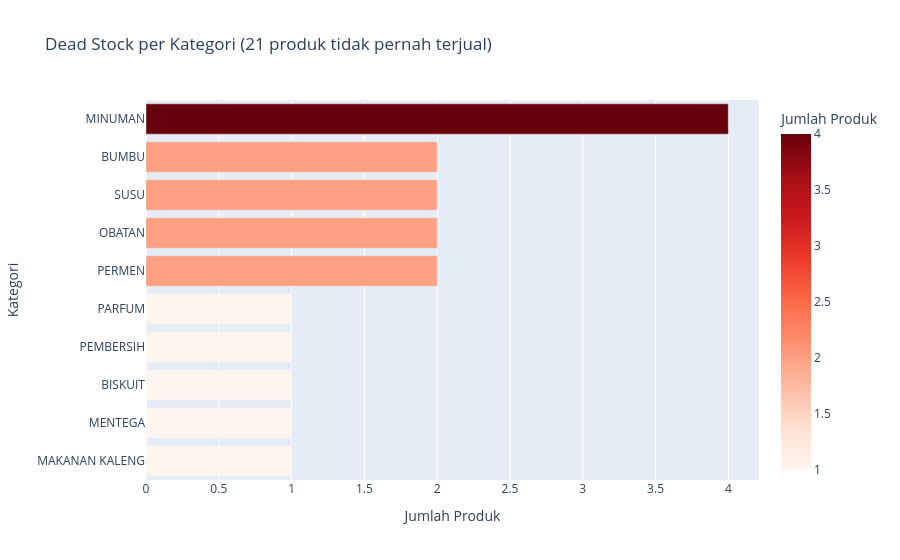

The code cell stored with this chart in its notebook:
### Markdown cell above
---
## 5. BQ #4: Produk Mana yang Memiliki Stok Kritis?

Menggunakan fitur `low_stock_flag` yang dibuat di feature engineering. Flag = True jika `total_stock < stok_min` (threshold dinamis per produk dari data).

### Code cell
low_stock = products[products['low_stock_flag'] == True].copy()

print(f'Total produk stok kritis: {len(low_stock):,} dari {len(products):,} ({len(low_stock)/len(products)*100:.1f}%)')
print()

# Top 10 produk kritis + fast moving (paling urgent)
critical = low_stock[low_stock['fast_moving_flag'] == True]
if 'urgency_restock' in critical.columns:
    critical = critical.sort_values('urgency_restock', ascending=False)
else:
    critical = critical.sort_values('total_sales', ascending=False)

print('Top 10 produk KRITIS (stok habis + fast moving):')
print(critical[['nama','kategori','total_stock','stok_min','total_sales']].head(10).to_string(index=False))

# Visualisasi dead stock per kategori
dead_stock = products[products['total_sales'] == 0]
dead_by_kat = dead_stock['kategori'].value_counts().head(10).reset_index()
dead_by_kat.columns = ['kategori','count']

fig = px.bar(
    dead_by_kat,
    x='count', y='kategori', orientation='h',
    title=f'Dead Stock per Kategori ({len(dead_stock):,} produk tidak pernah terjual)',
    labels={'count':'Jumlah Produk','kategori':'Kategori'},
    color='count', color_continuous_scale='Reds'
)
fig.update_layout(yaxis={'categoryorder':'total ascending'})
fig.show()

### Figure 1 — Plotly figure (JSON) as saved in the notebook; plotly's stock layout.template omitted (floating-point values rounded to 4 significant figures)
{"data": [{"hovertemplate": "Jumlah Produk=%{marker.color}<br>Kategori=%{y}<extra></extra>", "legendgroup": "", "marker": {"color": [4, 2, 2, 2, 2, 1, 1, 1, 1, 1], "coloraxis": "coloraxis", "pattern": {"shape": ""}}, "name": "", "orientation": "h", "showlegend": false, "textposition": "auto", "type": "bar", "x": [4, 2, 2, 2, 2, 1, 1, 1, 1, 1], "xaxis": "x", "y": ["MINUMAN", "PERMEN", "OBATAN", "SUSU", "BUMBU", "MAKANAN KALENG", "MENTEGA", "BISKUIT", "PEMBERSIH", "PARFUM"], "yaxis": "y"}], "layout": {"barmode": "relative", "coloraxis": {"colorbar": {"title": {"text": "Jumlah Produk"}}, "colorscale": [[0, "rgb(255,245,240)"], [0.125, "rgb(254,224,210)"], [0.25, "rgb(252,187,161)"], [0.375, "rgb(252,146,114)"], [0.5, "rgb(251,106,74)"], [0.625, "rgb(239,59,44)"], [0.75, "rgb(203,24,29)"], [0.875, "rgb(165,15,21)"], [1, "rgb(103,0,13)"]]}, "legend": {"tracegroupgap": 0}, "title": {"text": "Dead Stock per Kategori (21 produk tidak pernah terjual)"}, "xaxis": {"anchor": "y", "domain": [0, 1], "title": {"text": "Jumlah Produk"}}, "yaxis": {"anchor": "x", "categoryorder": "total ascending", "domain": [0, 1], "title": {"text": "Kategori"}}}}
